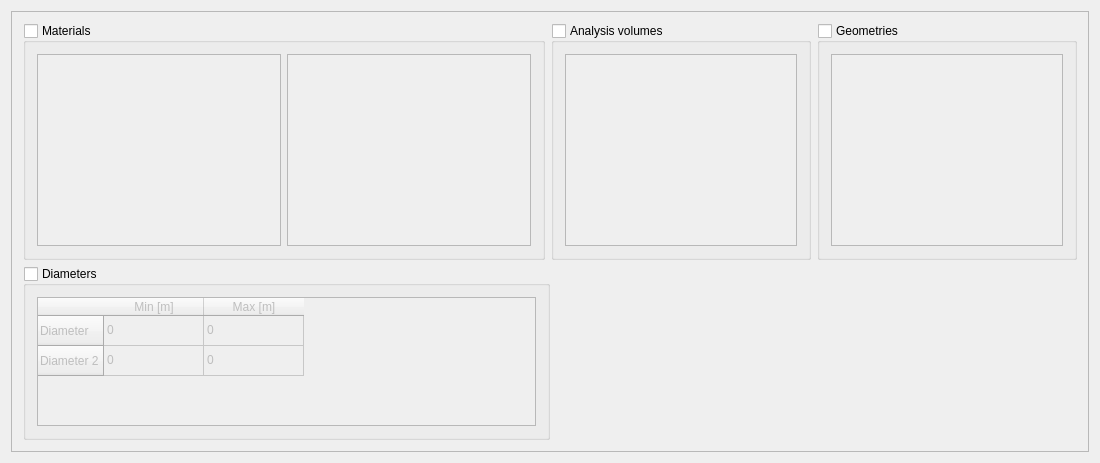
<?xml version="1.0" encoding="UTF-8"?>
<ui version="4.0">
 <class>CConstraintsEditorTab</class>
 <widget class="QWidget" name="CConstraintsEditorTab">
  <property name="geometry">
   <rect>
    <x>0</x>
    <y>0</y>
    <width>1100</width>
    <height>463</height>
   </rect>
  </property>
  <property name="windowTitle">
   <string>CConstraintsEditorTab</string>
  </property>
  <layout class="QVBoxLayout" name="verticalLayout" stretch="0">
   <item>
    <widget class="QFrame" name="frameConstraintsTab">
     <property name="frameShape">
      <enum>QFrame::StyledPanel</enum>
     </property>
     <property name="frameShadow">
      <enum>QFrame::Raised</enum>
     </property>
     <layout class="QVBoxLayout" name="verticalLayout_2">
      <item>
       <layout class="QHBoxLayout" name="horizontalLayout_7">
        <item>
         <widget class="QGroupBox" name="groupBoxMaterials">
          <property name="sizePolicy">
           <sizepolicy hsizetype="Preferred" vsizetype="Preferred">
            <horstretch>0</horstretch>
            <verstretch>0</verstretch>
           </sizepolicy>
          </property>
          <property name="title">
           <string>Materials</string>
          </property>
          <property name="checkable">
           <bool>true</bool>
          </property>
          <property name="checked">
           <bool>false</bool>
          </property>
          <layout class="QHBoxLayout" name="horizontalLayout_2">
           <item>
            <widget class="QListWidget" name="listMaterials">
             <property name="sizePolicy">
              <sizepolicy hsizetype="Expanding" vsizetype="Expanding">
               <horstretch>0</horstretch>
               <verstretch>0</verstretch>
              </sizepolicy>
             </property>
            </widget>
           </item>
           <item>
            <widget class="QListWidget" name="listMaterials2">
             <property name="selectionMode">
              <enum>QAbstractItemView::NoSelection</enum>
             </property>
            </widget>
           </item>
          </layout>
         </widget>
        </item>
        <item>
         <widget class="QGroupBox" name="groupBoxVolumes">
          <property name="title">
           <string>Analysis volumes</string>
          </property>
          <property name="checkable">
           <bool>true</bool>
          </property>
          <property name="checked">
           <bool>false</bool>
          </property>
          <layout class="QHBoxLayout" name="horizontalLayout_4">
           <item>
            <widget class="QListWidget" name="listVolumes">
             <property name="selectionMode">
              <enum>QAbstractItemView::NoSelection</enum>
             </property>
            </widget>
           </item>
          </layout>
         </widget>
        </item>
        <item>
         <widget class="QGroupBox" name="groupBoxGeometries">
          <property name="title">
           <string>Geometries</string>
          </property>
          <property name="checkable">
           <bool>true</bool>
          </property>
          <property name="checked">
           <bool>false</bool>
          </property>
          <layout class="QHBoxLayout" name="horizontalLayout">
           <item>
            <widget class="QListWidget" name="listGeometries">
             <property name="selectionMode">
              <enum>QAbstractItemView::NoSelection</enum>
             </property>
            </widget>
           </item>
          </layout>
         </widget>
        </item>
       </layout>
      </item>
      <item>
       <widget class="QFrame" name="frameSizes">
        <property name="frameShape">
         <enum>QFrame::NoFrame</enum>
        </property>
        <property name="frameShadow">
         <enum>QFrame::Raised</enum>
        </property>
        <layout class="QHBoxLayout" name="horizontalLayout_6">
         <property name="leftMargin">
          <number>0</number>
         </property>
         <property name="topMargin">
          <number>0</number>
         </property>
         <property name="rightMargin">
          <number>0</number>
         </property>
         <property name="bottomMargin">
          <number>0</number>
         </property>
         <item>
          <widget class="QGroupBox" name="groupBoxDiameters">
           <property name="title">
            <string>Diameters</string>
           </property>
           <property name="checkable">
            <bool>true</bool>
           </property>
           <property name="checked">
            <bool>false</bool>
           </property>
           <layout class="QHBoxLayout" name="horizontalLayout_5">
            <item>
             <widget class="QTableWidget" name="tableDiameters">
              <property name="minimumSize">
               <size>
                <width>0</width>
                <height>80</height>
               </size>
              </property>
              <property name="sizeAdjustPolicy">
               <enum>QAbstractScrollArea::AdjustToContents</enum>
              </property>
              <row>
               <property name="text">
                <string>Diameter</string>
               </property>
              </row>
              <row>
               <property name="text">
                <string>Diameter 2</string>
               </property>
              </row>
              <column>
               <property name="text">
                <string>Min [m]</string>
               </property>
              </column>
              <column>
               <property name="text">
                <string>Max [m]</string>
               </property>
              </column>
              <item row="0" column="0">
               <property name="text">
                <string>0</string>
               </property>
              </item>
              <item row="0" column="1">
               <property name="text">
                <string>0</string>
               </property>
              </item>
              <item row="1" column="0">
               <property name="text">
                <string>0</string>
               </property>
              </item>
              <item row="1" column="1">
               <property name="text">
                <string>0</string>
               </property>
              </item>
             </widget>
            </item>
           </layout>
          </widget>
         </item>
         <item>
          <spacer name="horizontalSpacer">
           <property name="orientation">
            <enum>Qt::Horizontal</enum>
           </property>
           <property name="sizeHint" stdset="0">
            <size>
             <width>40</width>
             <height>20</height>
            </size>
           </property>
          </spacer>
         </item>
        </layout>
       </widget>
      </item>
     </layout>
    </widget>
   </item>
  </layout>
 </widget>
 <layoutdefault spacing="6" margin="11"/>
 <tabstops>
  <tabstop>groupBoxMaterials</tabstop>
  <tabstop>listMaterials</tabstop>
  <tabstop>listMaterials2</tabstop>
  <tabstop>listVolumes</tabstop>
  <tabstop>groupBoxGeometries</tabstop>
  <tabstop>listGeometries</tabstop>
  <tabstop>tableDiameters</tabstop>
 </tabstops>
 <resources/>
 <connections/>
</ui>
